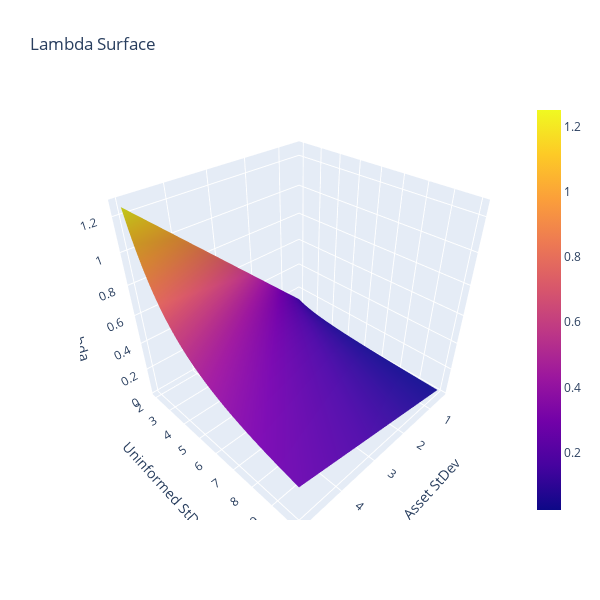

The cell this chart's notebook holds for it:
### Markdown cell above
Surface of lambdas:

### Code cell
assets_x, uninfs_y = np.meshgrid(asset_stdevs, uninformed_stdevs)
lmbd_z = get_kyle1_lambda(assets_x, uninfs_y)

lmbd_fig = go.Figure(go.Surface(x=assets_x, y=uninfs_y, z=lmbd_z, colorbar_thickness=24))

lmbd_fig.update_layout(
    title=dict(text="Lambda Surface")
)
lmbd_fig.update_layout(width=600, height=600, font_size=12,
    scene=dict(
        xaxis = dict(title="Asset StDev"),
        yaxis = dict(title="Uninformed StDev"),
        zaxis =dict(title="Lambda")
    ))

lmbd_fig.show()

### Figure 1 — Plotly figure (JSON) as saved in the notebook; plotly's stock layout.template omitted (floating-point values rounded to 4 significant figures; data arrays with more than 128 entries replaced by an {"elided": "..."} marker saying what was removed)
{"data": [{"colorbar": {"thickness": 24}, "type": "surface", "x": {"elided": "81x46 float values"}, "y": {"elided": "81x46 float values"}, "z": {"elided": "81x46 float values"}}], "layout": {"font": {"size": 12}, "height": 600, "scene": {"xaxis": {"title": {"text": "Asset StDev"}}, "yaxis": {"title": {"text": "Uninformed StDev"}}, "zaxis": {"title": {"text": "Lambda"}}}, "title": {"text": "Lambda Surface"}, "width": 600}}
